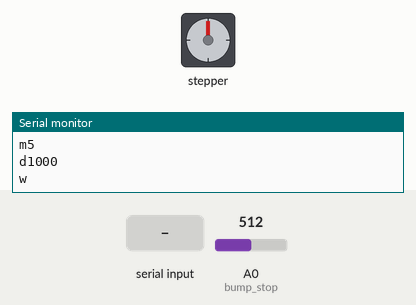
The sketch below on a simulated Arduino Uno, built with avr-gcc and run on an emulated ATmega328P. Parts: stepper motor, the last lines printed to the serial monitor. Wiring (inferred from the names in the program): stepper motor (200 steps per turn assumed): coils pin 8, pin 9, pin 10, pin 11. The test bench sets the inputs (shaded band); at power-on: A0 (bump_stop) = 512.

Above: at 1.2 s.
1.3 s: ">" received over Serial
2.8 s: "a" received over Serial
4.3 s: "p" received over Serial
At 5.6 s:
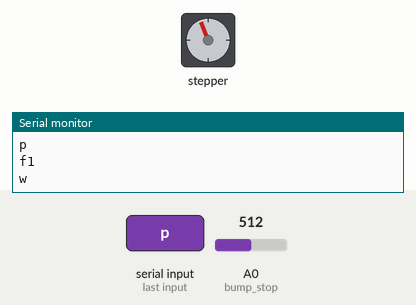
Timing chart, 0 to 7.3 s (numbered marks = the images above; inputs shaded):
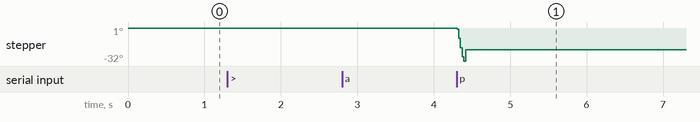

The sketch:

timelapse_driver.ino
```cpp
/* Timelapse Rail Controller
 *
 * Stepper pins: 8, 9, 10, 11
 *
 * Bump Switch pin: A0
 *
 * Camera Trigger pin: 3
 *
 * Formula for calculating total delay time:
 * (stabilisation) + (step delay * 8) + (shoot delay)
 *     (1000)      + (step_delay * 8) +     (200)
 *
 * Command Inputs:
 *
 *    <             | Step Backward
 *    >             | Step Forward
 *    a             | Move to Start (requires bump_stop)
 *    p             | Sets paused/unpaused
 *    r             | Toggle rotation direction
 *    s             | Start/Stop (stop resets frame and step counts) (requires bump stop)
 *    m<step size>  | Sets movement (step) size to the number given
 *    d<delay time> | Sets delay between moves/shots
 *    r<(1 or 0)>   | Sets rotation direction specifically. 1 = clockwise
 *
 */

#define trigger 3
#define bump_stop A0
#define stabilisation 1000

#define motor_pin_1 8
#define motor_pin_2 9
#define motor_pin_3 10
#define motor_pin_4 11

int step_delay = 2;
int step_move = 5;
int step_count = 0;
int frame = 0;

boolean isPaused = true;
boolean isClockwise = false;
boolean isTiming = false;
boolean isReset = false;
boolean isStart = false;

unsigned long delay_time = 1000;
unsigned long start;
unsigned long timeout = millis();

String in = "";

void setup() {
    pinMode(motor_pin_1, OUTPUT);
    pinMode(motor_pin_2, OUTPUT);
    pinMode(motor_pin_3, OUTPUT);
    pinMode(motor_pin_4, OUTPUT);
    digitalWrite(motor_pin_1,LOW);
    digitalWrite(motor_pin_2,LOW);
    digitalWrite(motor_pin_3,LOW);
    digitalWrite(motor_pin_4,LOW);
    pinMode(trigger, OUTPUT);
    digitalWrite(trigger, LOW);
    Serial.begin(9600);
    printMove();
    printDelay();
}

void loop() {
    getCommand();
    if (!isPaused) {
        step(step_move);
        wait(stabilisation);
        shoot();
        wait(delay_time);
    } else {
        wait(1000);
    }
    if (millis() >= timeout + 1000) {
        Serial.println('w');
        timeout = millis();
    }
}

void getCommand() {
    while (Serial.available() > 0) {
        in += (char) Serial.read();
        delay(2);
    }

    if (in.length() > 1) {
        if (in.startsWith("r")) {
            isClockwise = (boolean) in.substring(1).toInt();
            printRotation();
            step_move = 0 - step_move;
            printMove();

        } else if (in.startsWith("m")) {
            step_move = isClockwise ? (0 - (in.substring(1).toInt())) : (in.substring(1).toInt());
            printMove();

        } else if (in.startsWith("d")) {
            delay_time = (in.substring(1).toInt());
            printDelay();
        }

    } else if (in.equals(">")) {
        step(isClockwise ? step_move : 0 - step_move);

    } else if (in.equals("<")) {
        step(isClockwise ? 0 - step_move : step_move);

    } else if (in.equals("p")) {
        isPaused = !isPaused;
        printPause();

    } else if (in.equals("r")) {
        isClockwise = !isClockwise;
        printRotation();
        step_move = 0 - step_move;
        printMove();

    } else if (in.equals("s")) {
        frame = 0;
        step_count = 0;
        Serial.println(!isPaused ? "Frames Reset" : "Active");
        Serial.println(isClockwise ? "A-C move to start" : "C move to start");
        moveToStart();
        //isPaused = !isPaused;

    } else if (in.equals("a")) {
        moveToStart();

    } else if (in.equals("i")) {
        printMove();
        printDelay();
        printPause();
        printFrame();
        printStepCount();
        printRotation();

    } else if (!in.equals("")){
        Serial.println("Unknown Command");

    }
    in = "";
}

void step(int m) {
    m = abs(m);
    Serial.println('j');
    while ((isStart || analogRead(bump_stop) <= 100) && m > 0 && !isStopByte()) {
        isClockwise ? forward() : reverse();
        m--;
        step_count++;
        if (step_count > 10) {
          isStart = false;
        }
    }
    if (analogRead(bump_stop) > 100) {
      Serial.println("Stopped");
      isReset = true;
      moveToCenter();
    }
}

void shoot() {
    digitalWrite(trigger, HIGH);
    delay(200);
    digitalWrite(trigger, LOW);
    frame++;
    printFrame();
}

boolean isStopByte() {
    if (Serial.available() > 0) {
        if ((char) Serial.peek() == 's' || (char) Serial.peek() == 'p') {
            Serial.println((char)Serial.peek());
            return true;
        }
    }
    return false;
}

void moveToStart() {
    Serial.println('o');
    while (analogRead(bump_stop) <= 100 && !isStopByte()) {
        isClockwise ? reverse() : forward();
    }
    Serial.println('w');
    isStart = true;
    step_count = 0;
}

void moveToCenter() {
    Serial.println('c');
    int steps = (step_count / 2), count = 0;
    while (isReset && !isStopByte() && count < steps) {
        isClockwise ? reverse() : forward();
        count++;
    }
    isReset = false;
    isPaused = true;
    printPause();
}

void wait(unsigned long t) {
    unsigned long ms = millis();
    while (!isPaused && ms + t > millis()) {
        if (Serial.available()) {
            getCommand();
        }
    }
}

void forward() {
    digitalWrite(motor_pin_1, HIGH);
    delay(step_delay);
    digitalWrite(motor_pin_4, LOW);
    delay(step_delay);
    digitalWrite(motor_pin_2, HIGH);
    delay(step_delay);
    digitalWrite(motor_pin_1, LOW);
    delay(step_delay);
    digitalWrite(motor_pin_3, HIGH);
    delay(step_delay);
    digitalWrite(motor_pin_2, LOW);
    delay(step_delay);
    digitalWrite(motor_pin_4, HIGH);
    delay(step_delay);
    digitalWrite(motor_pin_3, LOW);
    delay(step_delay);
}

void reverse() {
    digitalWrite(motor_pin_4, HIGH);
    delay(step_delay);
    digitalWrite(motor_pin_1, LOW);
    delay(step_delay);
    digitalWrite(motor_pin_3, HIGH);
    delay(step_delay);
    digitalWrite(motor_pin_4, LOW);
    delay(step_delay);
    digitalWrite(motor_pin_2, HIGH);
    delay(step_delay);
    digitalWrite(motor_pin_3, LOW);
    delay(step_delay);
    digitalWrite(motor_pin_1, HIGH);
    delay(step_delay);
    digitalWrite(motor_pin_2, LOW);
    delay(step_delay);
}

void timer() {
    if (!isTiming) {
        start = micros();
    } else {
        Serial.println("RT: " + (String)(micros() - start));
    }
    isTiming = !isTiming;
}

void printMove() {
    Serial.println("m" + (String) step_move);
}

void printDelay() {
    Serial.println("d" + (String) delay_time);
}

void printPause() {
    Serial.println(isPaused ? "p" : "j");
}

void printRotation() {
    Serial.println(isClockwise ? "c" : "ac");
}

void printFrame() {
    Serial.println("f" + (String) frame);
}

void printStepCount() {
    Serial.println("s:" + (String) step_count);
}
```

Measured:
- after the input at 4.3 s, stepper: turns 32° counter-clockwise in 0.08 s, then 11° clockwise in 0.00 s
